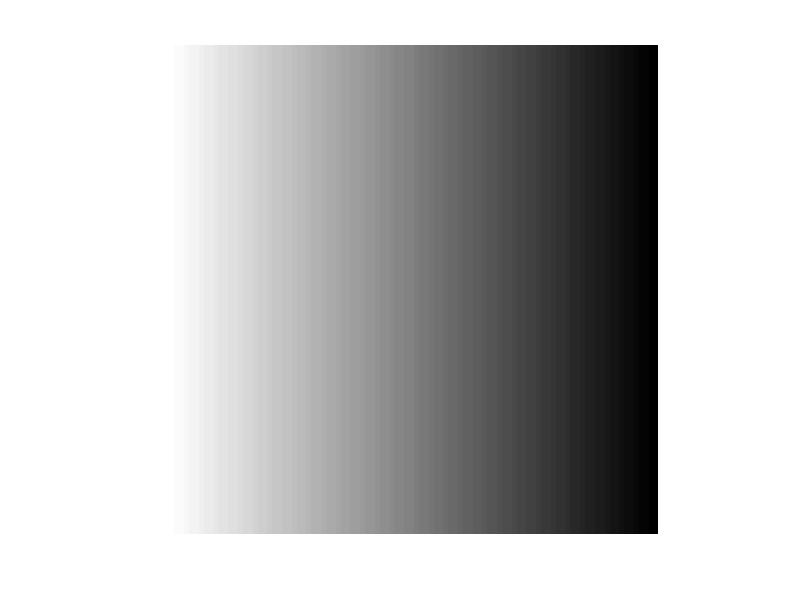

The MATLAB source for this figure:
% Saves an image of a gradient square that goes from
% white on the left to black at the right
clear
close all

% make a 2d array of values.
imageData=[]; % set up an empty array
imSize=100;
numRows=imSize;
numCols=imSize;

%populate using a nested loop
for row=[1:numRows]
    imageRow=[]; %empty vector for row
    for col=[1:numCols]
        pixelVal= 1 -(col)/(imSize); % make a pixel val in 0..1
        imageRow=[imageRow pixelVal];  %add value for  pixel
    end
    imageData=[imageData; imageRow]; % add row of pixels
end


% display as an image
imshow(imageData);

% save as an image
imwrite(imageData,'test4.png');

% load an image
newImageData=imread('test4.png');
whos newImageData;
